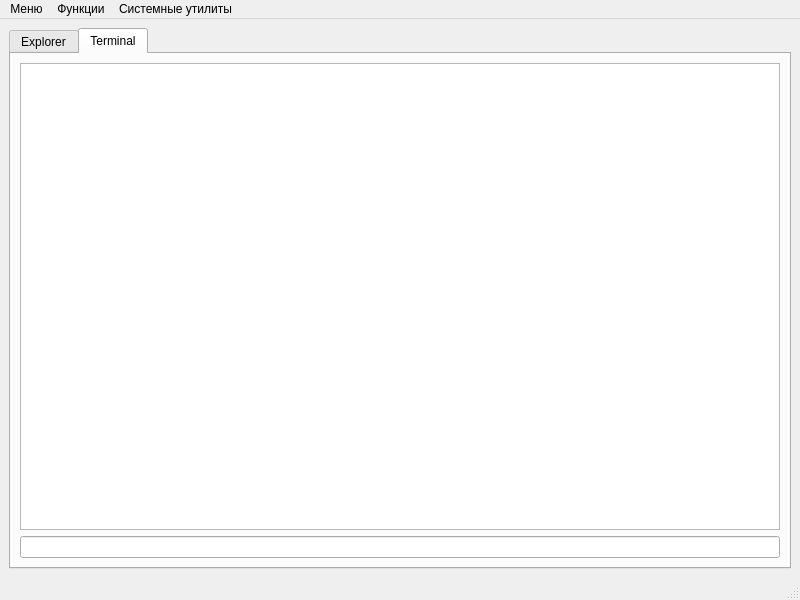
<?xml version="1.0" encoding="UTF-8"?>
<ui version="4.0">
 <class>MainWindow</class>
 <widget class="QMainWindow" name="MainWindow">
  <property name="geometry">
   <rect>
    <x>0</x>
    <y>0</y>
    <width>800</width>
    <height>600</height>
   </rect>
  </property>
  <property name="windowTitle">
   <string>SupperApp</string>
  </property>
  <widget class="QWidget" name="centralwidget">
   <layout class="QGridLayout" name="gridLayout">
    <item row="0" column="0">
     <widget class="QTabWidget" name="tabWidget">
      <property name="currentIndex">
       <number>1</number>
      </property>
      <widget class="QWidget" name="tab_explorer">
       <attribute name="title">
        <string>Explorer</string>
       </attribute>
      </widget>
      <widget class="QWidget" name="tab_terminal">
       <attribute name="title">
        <string>Terminal</string>
       </attribute>
       <layout class="QGridLayout" name="gridLayout_2">
        <item row="0" column="0">
         <layout class="QVBoxLayout" name="verticalLayout">
          <item>
           <widget class="QTextEdit" name="textEdit_termOut">
            <property name="readOnly">
             <bool>true</bool>
            </property>
           </widget>
          </item>
          <item>
           <widget class="QLineEdit" name="lineEdit_termIn"/>
          </item>
         </layout>
        </item>
       </layout>
      </widget>
     </widget>
    </item>
   </layout>
  </widget>
  <widget class="QMenuBar" name="menubar">
   <property name="geometry">
    <rect>
     <x>0</x>
     <y>0</y>
     <width>800</width>
     <height>19</height>
    </rect>
   </property>
   <widget class="QMenu" name="menuMain">
    <property name="title">
     <string>Меню</string>
    </property>
    <addaction name="actionAboutShow"/>
    <addaction name="separator"/>
    <addaction name="actionQuit"/>
   </widget>
   <widget class="QMenu" name="menuFunctions">
    <property name="title">
     <string>Функции</string>
    </property>
    <addaction name="actionUsersLIstShow"/>
    <addaction name="actionVirtMemShow"/>
    <addaction name="actionCurrentTimeShow"/>
   </widget>
   <widget class="QMenu" name="menuUtilities">
    <property name="title">
     <string>Системные утилиты</string>
    </property>
    <addaction name="actionTerminalRun"/>
   </widget>
   <addaction name="menuMain"/>
   <addaction name="menuFunctions"/>
   <addaction name="menuUtilities"/>
  </widget>
  <widget class="QStatusBar" name="statusbar"/>
  <action name="actionAboutShow">
   <property name="text">
    <string>О программе</string>
   </property>
  </action>
  <action name="actionQuit">
   <property name="text">
    <string>Выйти</string>
   </property>
   <property name="shortcut">
    <string>Ctrl+Q</string>
   </property>
  </action>
  <action name="actionUsersLIstShow">
   <property name="text">
    <string>Информация о пользователях ОС</string>
   </property>
   <property name="shortcut">
    <string>Ctrl+1</string>
   </property>
  </action>
  <action name="actionVirtMemShow">
   <property name="text">
    <string>Процент используемой виртуальной памяти</string>
   </property>
   <property name="shortcut">
    <string>Ctrl+2</string>
   </property>
  </action>
  <action name="actionCurrentTimeShow">
   <property name="text">
    <string>Текущее местное время</string>
   </property>
   <property name="shortcut">
    <string>Ctrl+3</string>
   </property>
  </action>
  <action name="actionTerminalRun">
   <property name="text">
    <string>Terminal</string>
   </property>
  </action>
 </widget>
 <resources/>
 <connections>
  <connection>
   <sender>actionAboutShow</sender>
   <signal>triggered()</signal>
   <receiver>MainWindow</receiver>
   <slot>showAbout()</slot>
   <hints>
    <hint type="sourcelabel">
     <x>-1</x>
     <y>-1</y>
    </hint>
    <hint type="destinationlabel">
     <x>399</x>
     <y>299</y>
    </hint>
   </hints>
  </connection>
  <connection>
   <sender>actionQuit</sender>
   <signal>triggered()</signal>
   <receiver>MainWindow</receiver>
   <slot>close()</slot>
   <hints>
    <hint type="sourcelabel">
     <x>-1</x>
     <y>-1</y>
    </hint>
    <hint type="destinationlabel">
     <x>399</x>
     <y>299</y>
    </hint>
   </hints>
  </connection>
  <connection>
   <sender>actionUsersLIstShow</sender>
   <signal>triggered()</signal>
   <receiver>MainWindow</receiver>
   <slot>showUsersList()</slot>
   <hints>
    <hint type="sourcelabel">
     <x>-1</x>
     <y>-1</y>
    </hint>
    <hint type="destinationlabel">
     <x>399</x>
     <y>299</y>
    </hint>
   </hints>
  </connection>
  <connection>
   <sender>actionVirtMemShow</sender>
   <signal>triggered()</signal>
   <receiver>MainWindow</receiver>
   <slot>showVirtMem()</slot>
   <hints>
    <hint type="sourcelabel">
     <x>-1</x>
     <y>-1</y>
    </hint>
    <hint type="destinationlabel">
     <x>399</x>
     <y>299</y>
    </hint>
   </hints>
  </connection>
  <connection>
   <sender>actionCurrentTimeShow</sender>
   <signal>triggered()</signal>
   <receiver>MainWindow</receiver>
   <slot>showCurrentTime()</slot>
   <hints>
    <hint type="sourcelabel">
     <x>-1</x>
     <y>-1</y>
    </hint>
    <hint type="destinationlabel">
     <x>399</x>
     <y>299</y>
    </hint>
   </hints>
  </connection>
  <connection>
   <sender>lineEdit_termIn</sender>
   <signal>returnPressed()</signal>
   <receiver>MainWindow</receiver>
   <slot>termInput()</slot>
   <hints>
    <hint type="sourcelabel">
     <x>399</x>
     <y>545</y>
    </hint>
    <hint type="destinationlabel">
     <x>399</x>
     <y>299</y>
    </hint>
   </hints>
  </connection>
 </connections>
 <slots>
  <slot>showAbout()</slot>
  <slot>showUsersList()</slot>
  <slot>showVirtMem()</slot>
  <slot>showCurrentTime()</slot>
  <slot>termInput()</slot>
 </slots>
</ui>
